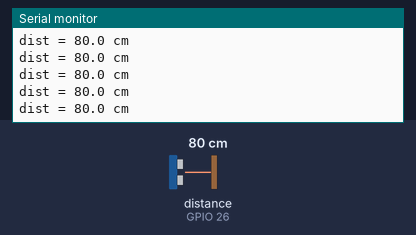
Bench run of a sketch on a simulated ESP32. Parts: the last lines printed to the serial monitor. Wiring (inferred from the names in the program): ultrasonic range finder: trigger GPIO 25; echo GPIO 26. The inputs (shaded band) are chosen by the test bench; at power-on: distance to the obstacle (sensor on GPIO 26) 80 cm. The echo pulse lasts 58.3 µs per cm.

Above: at 1.2 s.
1.3 s: distance to the obstacle (sensor on GPIO 26) set to 2 cm
At 1.59 s:
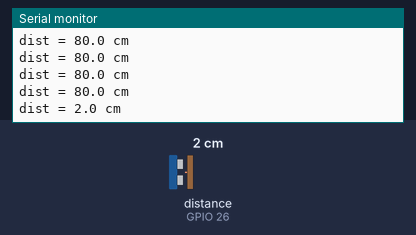
2.8 s: distance to the obstacle (sensor on GPIO 26) set to 4 cm
At 2.8 s:
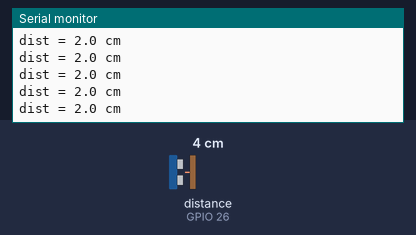
Timing chart, 0 to 5.8 s (numbered marks = the images above; inputs shaded):
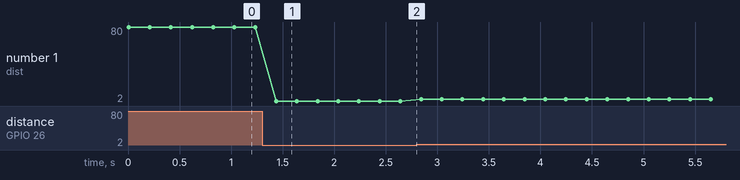

Measured:
- after the input at 1.3 s, the serial monitor: prints a new line after 0.14 s (image 1)
- plotted number 1: 80 → 2 after the input at 1.3 s, 2 → 4 after the input at 2.8 s

The sketch:

t06_ultrasonic.ino
```cpp
// tests/t06_ultrasonic/t06_ultrasonic.ino
const int TRIG = 25;
const int ECHO = 26;

float readCm() {
  digitalWrite(TRIG, LOW);  delayMicroseconds(2);
  digitalWrite(TRIG, HIGH); delayMicroseconds(10);
  digitalWrite(TRIG, LOW);
  unsigned long us = pulseIn(ECHO, HIGH, 30000);   // timeout 30 ms ≈ 5 m
  if (us == 0) return -1;                          // ไม่มีเสียงสะท้อน
  return us * 0.0343f / 2.0f;
}

void setup() {
  Serial.begin(115200);
  pinMode(TRIG, OUTPUT);
  pinMode(ECHO, INPUT);
}

void loop() {
  float d = readCm();
  if (d < 0) Serial.println("no echo (timeout)");
  else       Serial.printf("dist = %.1f cm\n", d);
  delay(200);
}
```
